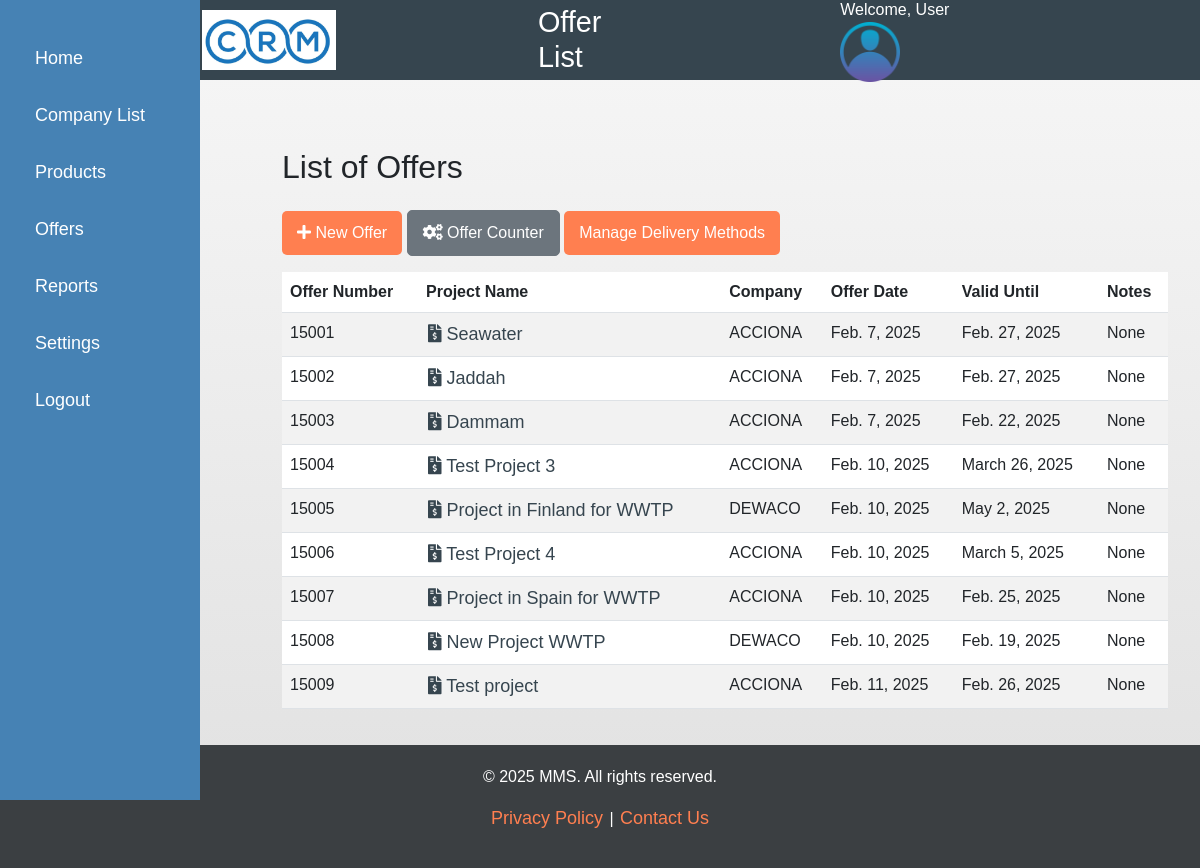
Screenshot of /offers/ with the database file from the repository.
### offers/models.py (models this page shows, shortened)
class Offer(models.Model):
    company = models.ForeignKey(Company, on_delete=models.CASCADE)
    contact_person = models.ForeignKey(Contact, on_delete=models.SET_NULL, null=True, blank=True)
    delivery_method = models.ForeignKey(DeliveryMethod, on_delete=models.SET_NULL, null=True, blank=True)
    offer_number = models.PositiveIntegerField(unique=True)
    offer_date = models.DateField(auto_now_add=False, default=None)
    valid_until = models.DateField()
    notes = models.TextField(blank=True, null=True)
    project_name = models.CharField(max_length=255)
    project_country = CountryField(blank_label='(Select a country)', null=True, blank=True)
    payment_terms = models.TextField(blank=True, null=True)

### company/models.py (models this page shows, shortened)
class Company(models.Model):
    CLASSIFICATION_CHOICES = [
        ('High Value', 'High Value'),
        ('Medium Value', 'Medium Value'),
        ('Low Value', 'Low Value'),
        ('Unimportant', 'Unimportant'),
    ]
    name = models.CharField(max_length=100)
    logo = models.ImageField(upload_to='logos/', null=True, blank=True)
    address = models.CharField(max_length=250, null=True, blank=True)
    description = models.TextField()
    city = models.CharField(max_length=100, null=True, blank=True)
    country = CountryField(blank_label='(Select a country)', null=True, blank=True)
    phone = models.CharField(max_length=15, null=True, blank=True)
    email = models.EmailField(null=True, blank=True)
    website = models.URLField(null=True, blank=True)
    classification = models.CharField(
        max_length=15,
        choices=CLASSIFICATION_CHOICES,
        default='Unimportant'
    )
    created_at = models.DateTimeField(auto_now_add=True)
    updated_at = models.DateTimeField(auto_now=True)

### offers/views.py (the view)
# urls.py: path('', views.offer_list, name='list'),
def offer_list(request):
    offers = Offer.objects.all()
    return render(request, 'offers/offer_list.html', {'offers': offers})

### offers/templates/offers/offer_list.html (shortened to what this page needs)
{% extends "base.html" %}
{% block header %}
    Offer List
{% endblock %}
{% block content %}
    <div class="container mt-5">
        <h2 class="mb-4">List of Offers</h2>
        <a href="{% url 'offers:create' %}" class="btn btn-primary mb-3">
            <i class="fas fa-plus"></i> New Offer
        </a>
        <a href="{% url 'offers:initialize_counter' %}" class="btn btn-secondary mb-3">
            <i class="fas fa-cogs"></i> Offer Counter
        </a>
        <a href="{% url 'offers:create_delivery_method' %}" class="btn btn-primary mb-3">Manage Delivery Methods</a>
        {% if offers %}
            <table class="table table-striped">
                <thead>
                    <tr>
                        <th>Offer Number</th>
                        <th>Project Name</th>
                        <th>Company</th>
                        <th>Offer Date</th>
                        <th>Valid Until</th>
                        <th>Notes</th>
                    </tr>
                </thead>
                <tbody>
                    {% for offer in offers %}
                        <tr>
                            <td>{{ offer.offer_number }}</td>
                            <td><a href="{% url 'offers:detail' offer.pk %}">
                                <i class="fas fa-file-invoice-dollar"></i> {{ offer.project_name }}</a>
                            </td>
                            <td>
                                 {{ offer.company.name }}
                            </td>
                            <td>{{ offer.offer_date }}</td>
                            <td>{{ offer.valid_until }}</td>
                            <td>{{ offer.notes }}</td>
                        </tr>
                    {% endfor %}
                </tbody>
            </table>
        {% else %}
            <p>No offers available.</p>
        {% endif %}
    </div>
{% endblock %}

### crm/static/css/styles.css (style rules this page uses)
body { background: linear-gradient(to bottom, #f7f7f7, #e0e0e0); font-family: Arial, sans-serif; min-height: 100vh; display: flex; flex-direction: column; margin: 0; }
a { color: #36454F; text-decoration: none; font-size: large; padding: 2px; border-radius: 5px; }
.btn { display: inline-block; padding: 10px 15px; text-align: center; font-size: 16px; border-radius: 5px; cursor: pointer; transition: background-color 0.3s ease; }
.btn-primary { background-color: #FF7F50; border: none; }

### rows the page displays
Offer: offer_number "15001", project_name "Seawater", company.name "ACCIONA", offer_date "Feb. 7, 2025", valid_until "Feb. 27, 2025", notes "None"
Offer: offer_number "15002", project_name "Jaddah", company.name "ACCIONA", offer_date "Feb. 7, 2025", valid_until "Feb. 27, 2025", notes "None"
Offer: offer_number "15003", project_name "Dammam", company.name "ACCIONA", offer_date "Feb. 7, 2025", valid_until "Feb. 22, 2025", notes "None"
Offer: offer_number "15004", project_name "Test Project 3", company.name "ACCIONA", offer_date "Feb. 10, 2025", valid_until "March 26, 2025", notes "None"
Offer: offer_number "15005", project_name "Project in Finland for WWTP", company.name "DEWACO", offer_date "Feb. 10, 2025", valid_until "May 2, 2025", notes "None"
Offer: offer_number "15006", project_name "Test Project 4", company.name "ACCIONA", offer_date "Feb. 10, 2025", valid_until "March 5, 2025", notes "None"
Offer: offer_number "15007", project_name "Project in Spain for WWTP", company.name "ACCIONA", offer_date "Feb. 10, 2025", valid_until "Feb. 25, 2025", notes "None"
Offer: offer_number "15008", project_name "New Project WWTP", company.name "DEWACO", offer_date "Feb. 10, 2025", valid_until "Feb. 19, 2025", notes "None"
Offer: offer_number "15009", project_name "Test project", company.name "ACCIONA", offer_date "Feb. 11, 2025", valid_until "Feb. 26, 2025", notes "None"
